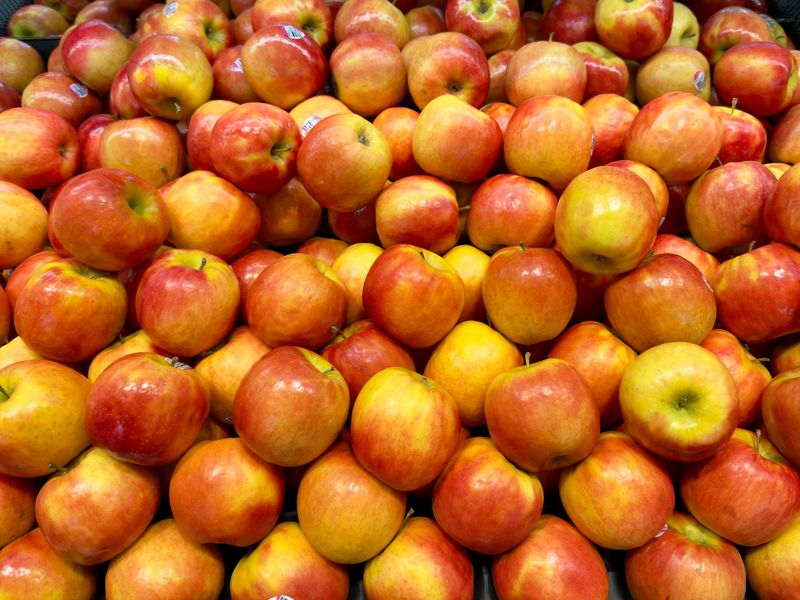
#> input picture images/photos/apples-800.jpg, 800 x 600 px
$ python -i ingest_photos.py   (imports and definitions only)
#> lines starting #> are read from the running program, lines starting #| are printed output that depends on the picture
#!/usr/bin/env python3
"""Turn licensed photographs into the optimised files the app uses.

Usage:  python3 tools/ingest_photos.py INPUT_DIR

INPUT_DIR holds one photo per slot, named <slot>.jpg / .jpeg / .png / .webp (slots are listed in tools/photo_slots.csv),
and a licences.csv with the header:  slot,author,source_url,licence,licence_url[,focus_x,focus_y]
Optional focus_x and focus_y (0 to 1, default 0.5) choose which part of a photo survives the crop, for example focus_y=0.7 keeps the lower part.
A photo with no complete licence row, or with a licence not on the allowed list, is REFUSED. Nothing is guessed.

Output (in the project, safe to commit):
  images/photos/<slot>-400.jpg, -800.jpg, -1200.jpg   cropped to the slot aspect, EXIF removed, progressive JPEG
  images/photos/LICENSES.csv                          the licence register (merged with earlier runs)
  credits.html                                        visible credits page
  db/dev/photo_mapping.sql                            idempotent SQL that points DEMO products and covers at the photos
Nothing is uploaded, pushed or run against the database by this script.
"""
import csv, html, os, re, sys
from pathlib import Path
from PIL import Image, ImageOps

ROOT = Path(__file__).resolve().parent.parent
ALLOWED = {  # licences that allow commercial use; attribution text is still recorded and shown
    'cc0', 'public domain', 'unsplash license', 'pexels license', 'pixabay license', 'cc by 4.0', 'cc by 3.0', 'cc by-sa 4.0',
    'cc by-sa 3.0', 'own work', 'purchased', 'commissioned', 'ai-generated'}   # ai-generated: made by you in an image tool whose terms allow commercial use
WIDTHS = (400, 800, 1200)
ASPECT = {'4:3': (4, 3), '3:2': (3, 2)}
MIN_LONG_SIDE = 1000

def sq(s): return str(s).replace("'", "''")

def main(src):
    src = Path(src)
    slots = {r['slot']: r for r in csv.DictReader(open(ROOT / 'tools/photo_slots.csv', newline=''))}
    lic_file = src / 'licences.csv'
    if not lic_file.exists(): sys.exit('licences.csv not found in ' + str(src))
    lic = {r['slot'].strip(): {k: (v or '').strip() for k, v in r.items()} for r in csv.DictReader(open(lic_file, newline=''))}
    out = ROOT / 'images/photos'; out.mkdir(parents=True, exist_ok=True)
    reg_path = out / 'LICENSES.csv'
    register = {r['slot']: r for r in csv.DictReader(open(reg_path, newline=''))} if reg_path.exists() else {}
    done, refused = [], []
    for f in sorted(src.iterdir()):
        if f.suffix.lower() not in ('.jpg', '.jpeg', '.png', '.webp'): continue
        slot = f.stem
        if slot not in slots: refused.append((f.name, 'not a known slot (see tools/photo_slots.csv)')); continue
        l = lic.get(slot)
        if not l or not all(l.get(k) for k in ('author', 'source_url', 'licence')): refused.append((f.name, 'licences.csv row missing or incomplete (author, source_url, licence)')); continue
        if l['licence'].lower() not in ALLOWED: refused.append((f.name, f"licence '{l['licence']}' is not on the allowed list")); continue
        if not re.match(r'^https://', l['source_url']) and l['licence'].lower() not in ('own work', 'purchased', 'commissioned', 'ai-generated'): refused.append((f.name, 'source_url must be an https link')); continue
        im = ImageOps.exif_transpose(Image.open(f)).convert('RGB')
        if max(im.size) < MIN_LONG_SIDE: refused.append((f.name, f'too small ({im.size[0]}x{im.size[1]}); need at least {MIN_LONG_SIDE}px on the long side')); continue
        aw, ah = ASPECT[slots[slot]['aspect']]
        try: fx, fy = float(l.get('focus_x') or 0.5), float(l.get('focus_y') or 0.5)
        except ValueError: fx = fy = 0.5
        for w in WIDTHS:
            h = round(w * ah / aw)
            if im.size[0] < w: continue                      # never upscale
            ImageOps.fit(im, (w, h), Image.LANCZOS, centering=(fx, fy)).save(out / f'{slot}-{w}.jpg', 'JPEG', quality=80, optimize=True, progressive=True)
        if not (out / f'{slot}-800.jpg').exists(): refused.append((f.name, 'less than 800px wide after crop; need a larger photo')); continue
        register[slot] = {'slot': slot, 'author': l['author'], 'source_url': l['source_url'], 'licence': l['licence'], 'licence_url': l.get('licence_url', '')}
        done.append(slot)
    with open(reg_path, 'w', newline='') as fh:
        w = csv.DictWriter(fh, ['slot', 'author', 'source_url', 'licence', 'licence_url']); w.writeheader(); w.writerows(register[s] for s in sorted(register))

    # credits page (only slots that really have a photo and a licence)
    rows = ''.join(f"<tr><td>{html.escape(slots[s]['products_in_demo_menus'] or s.replace('-', ' ') + ' (cover)')}</td><td>{html.escape(r['author'])}</td>"
                   f"<td><a href=\"{html.escape(r['source_url'])}\" rel=\"noopener\">Source</a></td><td>{html.escape(r['licence'])}</td></tr>"
                   for s, r in sorted(register.items()) if s in slots)
    (ROOT / 'credits.html').write_text(f'''<!doctype html><html lang="en"><head><meta charset="utf-8"><meta name="viewport" content="width=device-width,initial-scale=1">
<title>Photo credits | Pick &amp; Drop</title><link rel="stylesheet" href="css/styles.css"></head>
<body><div class="top"><a href="index.html">Home</a><h1>Photo credits</h1></div><main>
<p class="note">Pictures are stock photographs shown to illustrate the dish or product. They are not photographs of any listed business or its food. All listings are demo examples and are not partners of Pick &amp; Drop.</p>
<table class="lines"><thead><tr><th>Picture</th><th>Photographer</th><th>Source</th><th>Licence</th></tr></thead><tbody>{rows}</tbody></table></main></body></html>''')

    # idempotent mapping SQL. Only DEMO merchants and their products are touched. Real merchant records are never changed.
    sql = ['-- Generated by tools/ingest_photos.py. Safe to run twice. Touches DEMO shops named demo-% only.',
           '-- Run in the Supabase SQL editor AFTER the photo files are deployed to the site (otherwise the app shows the illustration fallback).', 'begin;']
    for s in sorted(x for x in register if x in slots and (out / f'{x}-800.jpg').exists()):   # every installed photo, not only this run's
        r, sl = register[s], slots[s]; base = f'images/photos/{s}-800.jpg'
        credit = (f"AI-generated image ({r['author']}). Not a photograph of the business or its premises." if r['licence'].lower() == 'ai-generated'
                  else f"Stock photo: {r['author']}, {r['licence']}. Not a photograph of the business or its premises.")
        if sl['kind'] == 'cover':
            sql.append(f"update merchants set cover_url = '{base}', image_credit = '{sq(credit)}' where status = 'DEMO' and slug in ({', '.join(repr(m) for m in sl['demo_merchants'].split(' | '))});")
        else:
            names = ', '.join("'" + sq(n) + "'" for n in sl['products_in_demo_menus'].split(' | '))
            sql.append(f"update products set image_url = '{base}' where name in ({names}) and merchant_id in (select id from merchants where slug like 'demo-%' and status = 'DEMO');")
    # Dishes with no photo of their own reuse the closest installed photo (decided with the owner, flagged in the Part 1 report).
    REUSE = {'fried-fish-rice': 'jollof-rice-chicken', 'cassava-leaves-rice': 'fufu-groundnut-soup', 'chicken-burger-chips': 'burger-chips', 'chips': 'burger-chips'}
    for dst, src in REUSE.items():
        if dst in slots and src in register and (out / f'{src}-800.jpg').exists() and not (out / f'{dst}-800.jpg').exists():
            names = ', '.join("'" + sq(n) + "'" for n in slots[dst]['products_in_demo_menus'].split(' | '))
            sql.append(f"update products set image_url = 'images/photos/{src}-800.jpg' where name in ({names}) and merchant_id in (select id from merchants where slug like 'demo-%' and status = 'DEMO');")
    sql.append('commit;')
    (ROOT / 'db/dev/photo_mapping.sql').write_text('\n'.join(sql) + '\n')

    print(f'Processed {len(done)} photo(s): {", ".join(sorted(done)) or "none"}')
    for n, why in refused: print(f'REFUSED {n}: {why}')
    missing = [s for s in slots if not (out / f'{s}-800.jpg').exists()]
    print(f'{len(slots) - len(missing)} of {len(slots)} slots have a photo. Still missing: {", ".join(missing) or "none"}')

# [3 lines not run here, left out]

>>> import cv2
>>> picture = cv2.imread('../images/photos/apples-800.jpg', cv2.IMREAD_GRAYSCALE)
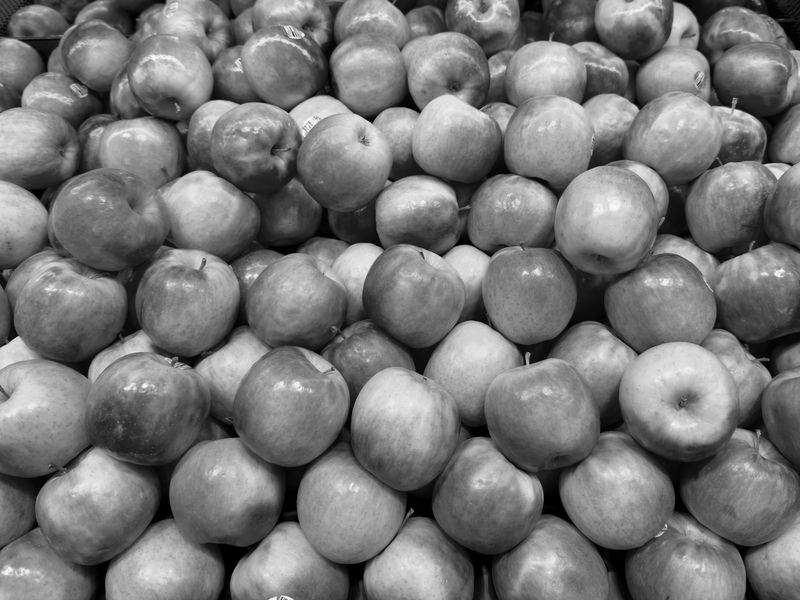
#> picture: shape (600, 800); min 0, max 255, mean 119.1
#> (the run stopped early here; a loop or call above may not have finished)

$ run again, on images/photos/fufu-groundnut-soup-800.jpg
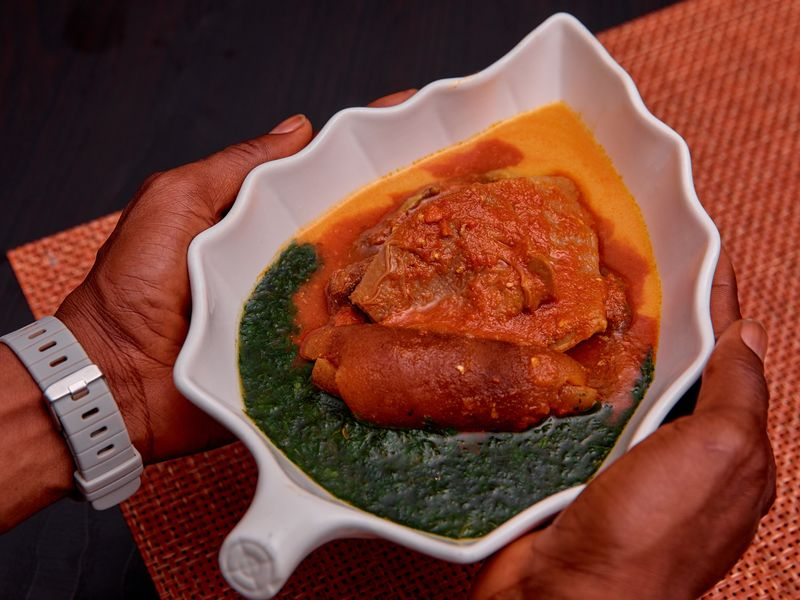
#> input picture images/photos/fufu-groundnut-soup-800.jpg, 800 x 600 px
#> `picture = cv2.imread('../images/photos/apples-800.jpg', cv2.IMREAD_GRA..`:
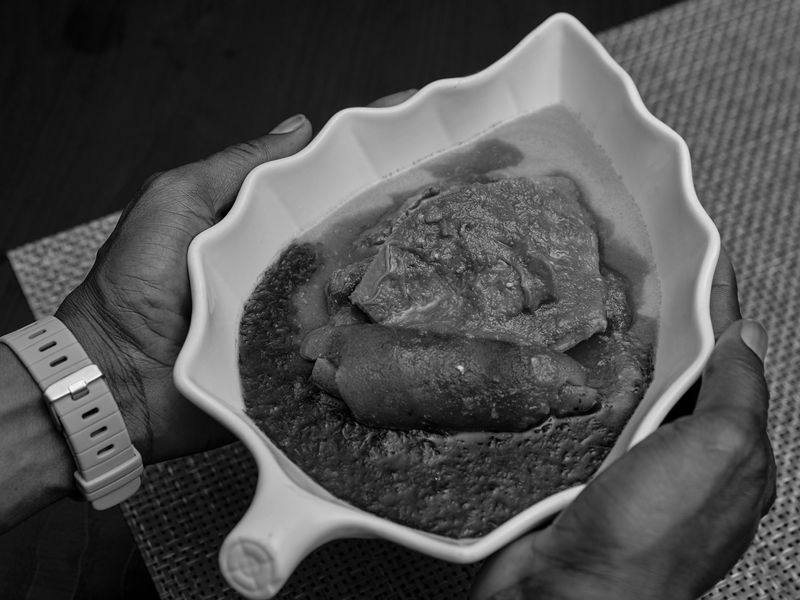
#> picture: shape (600, 800); min 0, max 255, mean 78.7

$ run again, on images/photos/grilled-chicken-chips-800.jpg
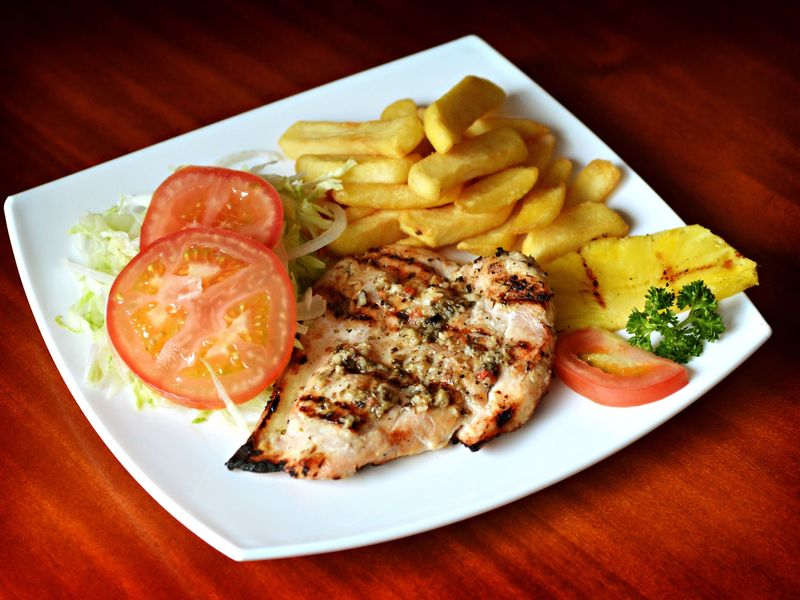
#> input picture images/photos/grilled-chicken-chips-800.jpg, 800 x 600 px
#> `picture = cv2.imread('../images/photos/apples-800.jpg', cv2.IMREAD_GRA..`:
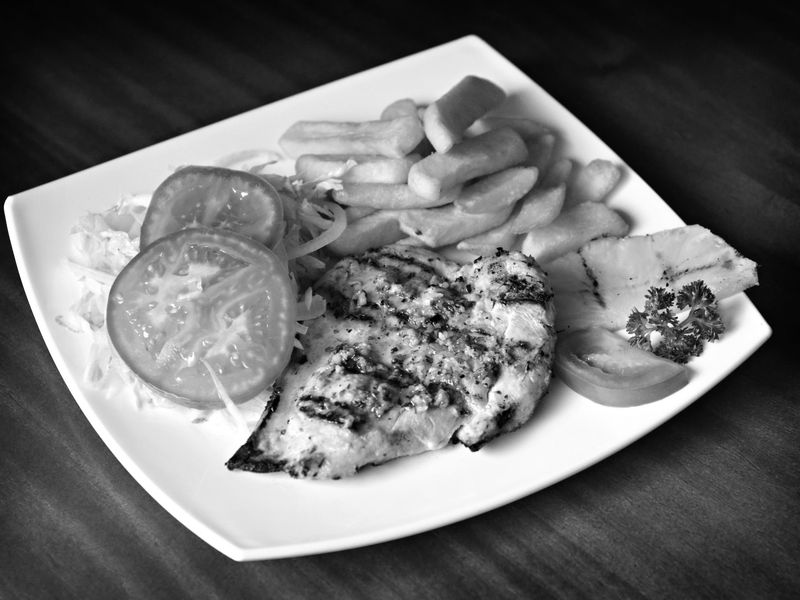
#> picture: shape (600, 800); min 0, max 255, mean 109.5

$ run again, on images/photos/grocery-market-800.jpg
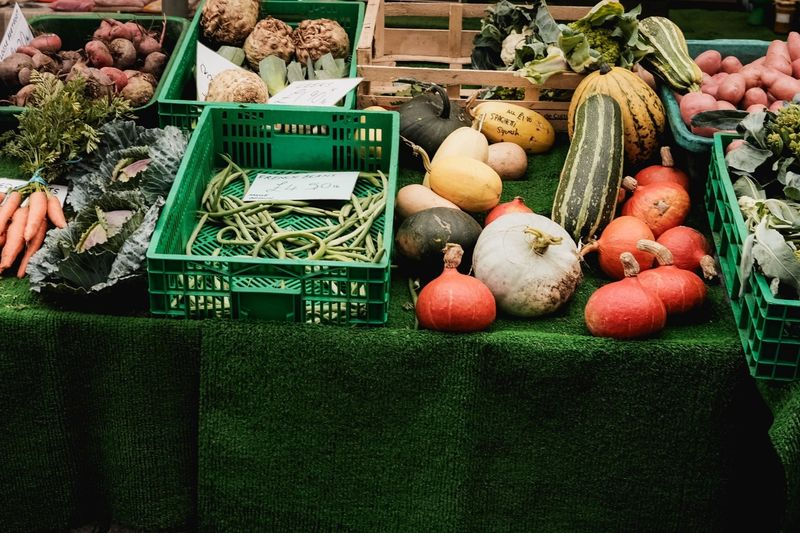
#> input picture images/photos/grocery-market-800.jpg, 800 x 533 px
#> `picture = cv2.imread('../images/photos/apples-800.jpg', cv2.IMREAD_GRA..`:
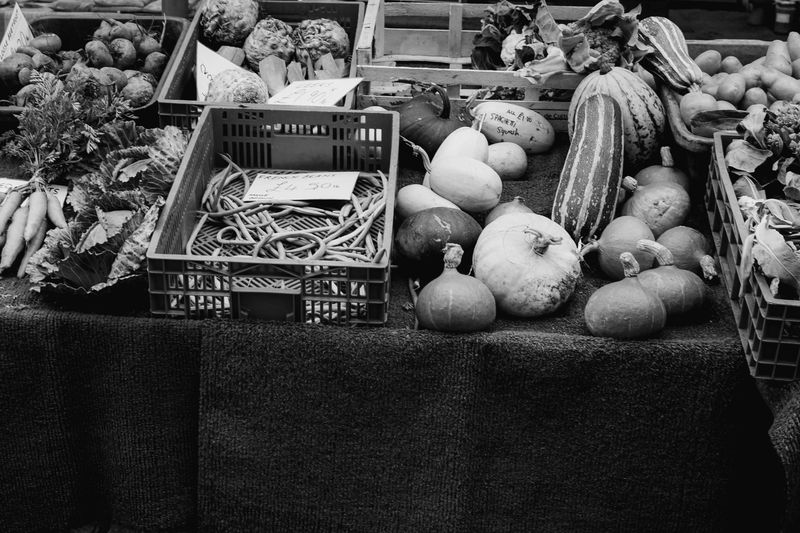
#> picture: shape (533, 800); min 0, max 254, mean 69.6
